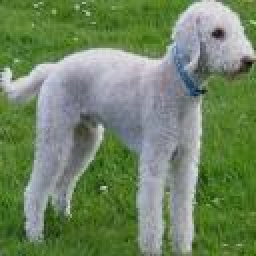
#> input picture processed/n02093647-Bedlington_terrier/n02093647_1022.jpg, 128 x 128 px, found by its file name (shown 2 times larger); the run also reads 1 picture not shown here
$ jupyter execute --allow-errors Data_Mining_Programming_Assignment_1.ipynb
#> lines starting #> are read from the running program, lines starting #| are printed output that depends on the picture; long printed decimals are rounded
[cell 1]
from google.colab import drive
drive.mount('/content/drive')

[cell 2]
import os
import numpy as np
import pandas as pd
import warnings

from PIL import Image
from skimage.color import rgb2gray
import xml.etree.ElementTree as ET
from skimage import io, exposure, filters

import matplotlib.pyplot as plt

[cell 3]
warnings.filterwarnings("ignore")

## 2

[cell 4]
def angle(dx, dy):
    """Calculate the angles between horizontal and vertical operators."""
    return np.mod(np.arctan2(dy, dx), np.pi)

[cell 5]
image_dir = "/content/drive/MyDrive/DM1/Images"
annotation_dir = "/content/drive/MyDrive/DM1/Annotation"

[cell 6]
class_names = "Bedlington_terrier	bizan_hound	komondor flat-coated_retriever".split("\t")

[cell 7]
class_names

[cell 8]
class_paths = ['n02093647-Bedlington_terrier','n02091244-Ibizan_hound','n02105505-komondor','n02099267-flat-coated_retriever']

[cell 9]
new_dir = "/content/drive/MyDrive/DM1/processed"

[cell 10]
def resize_crop_image(image_path,image_filename,annotation_path,annotation_filename):
#> called with image_filename = 'n02093647_1022.jpg', annotation_filename = 'n02093647_1022.jpg'
  bnd_box = []
  im = Image.open(os.path.join(image_path,image_filename))
#> im is the input picture: PIL image 128x128 RGB; mean R, G, B 111.5, 132.9, 98.1
  annotation = ET.parse(os.path.join(annotation_path,annotation_filename))
  annotation_root = annotation.getroot()
  for child in annotation_root.findall('object')[0].findall('bndbox')[0]:
    bnd_box.append(int(child.text))
  im = im.crop(bnd_box)
  im = im.resize((128,128))
  return im
new_dir = "/content/drive/MyDrive/DM1/processed/"
if not os.path.exists(new_dir):
  os.mkdir(new_dir)
#> (the rest of this cell did not finish here and is left out)

## 2

[cell 11]
import random
import cv2 as cv

[cell 12]
processed_class = os.listdir("/content/drive/MyDrive/DM1/processed")
images_to_convert =[]
for class_ in processed_class:
  filenames =random.choices(os.listdir(os.path.join("/content/drive/MyDrive/DM1/processed",class_)),k=2)
  for filename in filenames:
    images_to_convert.append(os.path.join(class_,filename))
#> pass 3 of the loop `for class_ in processed_class:`:
fig, axes = plt.subplots(2,4, figsize=(20,10))
for ax,filename in zip(axes.flat,images_to_convert):
  img = cv.imread(os.path.join("/content/drive/MyDrive/DM1/processed",filename))
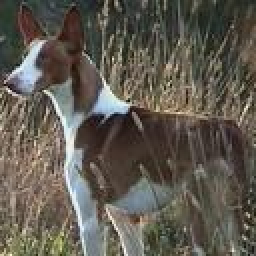
#> input picture processed/n02091244-Ibizan_hound/n02091244_100.jpg, 128 x 128 px, found by its file name (shown 2 times larger)
#> img is the input picture: shape (128, 128, 3); mean B, G, R 80.6, 90.5, 95.7
  gray_sacle = rgb2gray(img)
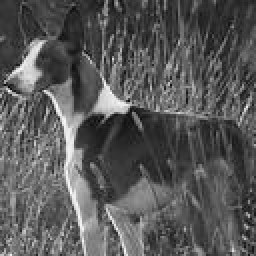
#> gray_sacle: shape (128, 128) float64 (shown 2 times larger); min 0.025, max 0.989, mean 0.348
#> pass 3 of the loop `for ax,filename in zip(axes.flat,images_to_convert):`:
#> `img = cv.imread(os.path.join("/content/drive/MyDrive/DM1/processed",fi..`:
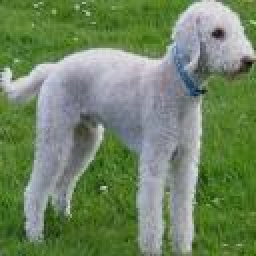
#> img: shape (128, 128, 3) (shown 2 times larger); mean B, G, R 98.1, 132.9, 111.5
#> the loop made 6 passes; the first 3 are shown
  ax.imshow(gray_sacle, cmap=plt.cm.gray)
  ax.set_title("GraySacle: " + filename.split("/")[0].split("-")[-1])
plt.show()
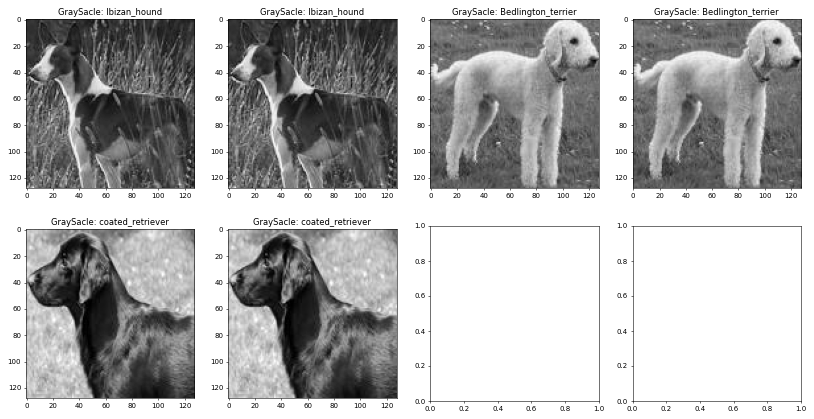
#> figure drawn by matplotlib, 6 panels

[cell 13]
processed_class = os.listdir("/content/drive/MyDrive/DM1/processed")
images_to_angle =[]
for class_ in processed_class:
  filenames =random.choices(os.listdir(os.path.join("/content/drive/MyDrive/DM1/processed",class_)),k=1)
  for filename in filenames:
    images_to_angle.append(os.path.join(class_,filename))
#> pass 3 of the loop `for class_ in processed_class:`:
def angle(dx, dy):
  """Calculate the angles between horizontal and vertical
  operators."""
  return np.mod(np.arctan2(dy, dx), np.pi)
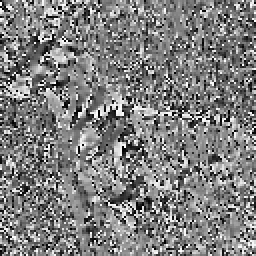
#> returned value: shape (128, 128) float64 (shown 2 times larger); min 0, max 3.14, mean 1.56; drawn with min black and max white
fig, axes = plt.subplots(4,2, figsize=(10,20))
ax=axes.flat
c =0
for i in range(len(images_to_angle)):
  img = cv.imread(os.path.join("/content/drive/MyDrive/DM1/processed",images_to_angle[i]))
  gray_sacle = rgb2gray(img)
  angle_sobel = angle(filters.sobel_h(gray_sacle),
  filters.sobel_v(gray_sacle))
  hist,bins = exposure.histogram(angle_sobel,nbins=36)
#> hist = 36 values, max 867 at index 19, min 256 at index 1, mean 455.1; bins = 36 values from 0.0436 to 3.1
#> pass 3 of the loop `for i in range(len(images_to_angle)):`:
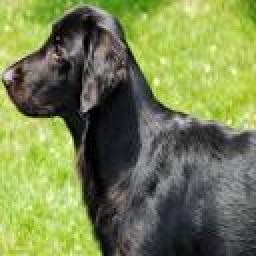
#> input picture processed/n02099267-flat-coated_retriever/n02099267_1018.jpg, 128 x 128 px, found by its file name (shown 2 times larger)
#> img is the input picture: shape (128, 128, 3); mean B, G, R 81, 131.5, 120.3
#> in angle (call 3), `return np.mod(np.arctan2(dy, dx), np.pi)`:
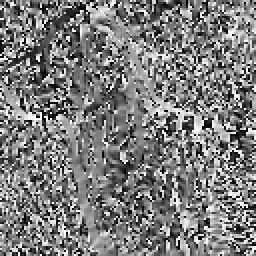
#> returned value: shape (128, 128) float64 (shown 2 times larger); min 0, max 3.14, mean 1.54; drawn with min black and max white
#> `hist,bins = exposure.histogram(angle_sobel,nbins=36)`: hist = 36 values, max 624 at index 18, min 333 at index 31, mean 455.1
  ax[c].imshow(gray_sacle, cmap=plt.cm.gray)
  ax[c+1].bar(bins,hist)
  ax[c].set_title("Grayscale: "+images_to_angle[i].split("/")
  [0].split("-")[-1])
  ax[c+1].set_title("Hist: "+images_to_angle[i].split("/")
  [0].split("-")[-1])
  c+=2
plt.show()
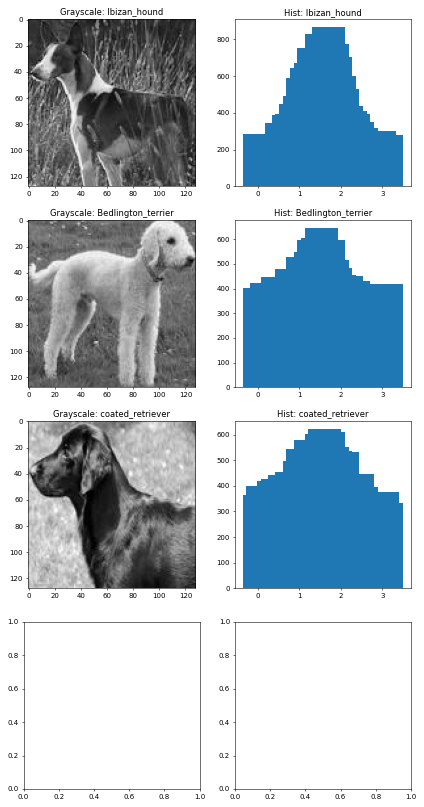
#> figure drawn by matplotlib, 6 panels; panel 2: tallest bar 867 high, from x = 1.3 to 2.1; panel 4: tallest bar 646 high, from x = 1.13 to 1.93; panel 6: tallest bar 624 high, from x = 1.21 to 2.01

#> (a cell that did not finish here is left out)

[cell 15]
processed_class = os.listdir("/content/drive/MyDrive/DM1/processed")
class_one_images =random.choices(os.listdir(os.path.join("/content/drive/MyDrive/DM1/processed",processed_class[0])),k=1)[0]
class_two_images =random.choices(os.listdir(os.path.join("/content/drive/MyDrive/DM1/processed",processed_class[-1])),k=1)[0]

temp_path = os.path.join("/content/drive/MyDrive/DM1/processed",processed_class[0])
img = cv.imread(os.path.join(temp_path,class_one_images))
gray_sacle = rgb2gray(img)
angle_sobel = angle(filters.sobel_h(gray_sacle),
filters.sobel_v(gray_sacle))
hist,bins = exposure.histogram(angle_sobel,nbins=36)
#> hist = 36 values, max 867 at index 19, min 256 at index 1, mean 455.1
class_one_hist = (hist,bins)

temp_path = os.path.join("/content/drive/MyDrive/DM1/processed",processed_class[-1])
img = cv.imread(os.path.join(temp_path,class_two_images))
gray_sacle = rgb2gray(img)
angle_sobel = angle(filters.sobel_h(gray_sacle),
filters.sobel_v(gray_sacle))
hist,bins = exposure.histogram(angle_sobel,nbins=36)
#> hist = 36 values, max 624 at index 18, min 333 at index 31, mean 455.1
class_two_hist = (hist,bins)

def euclidean_distance(x,y):
  return np.sqrt(np.sum((x-y)**2))
def manhattan_distance(x,y):
  return np.sum(abs(x-y))
def cosine_distance(x,y):
  return np.sum(x+y)/(np.sqrt(np.sum(x**2))*np.sqrt(np.sum(y**2)))

print("Euclidean Distannce diffrent class:",euclidean_distance(class_one_hist[0][1],class_two_hist[0][1]))
#| Euclidean Distannce diffrent class: 145.0
print("Manhattan distance diffrent class :",manhattan_distance(class_one_hist[0][1],class_two_hist[0][1]))
#| Manhattan distance diffrent class : 145
print("Cosine distance different class:",cosine_distance(class_one_hist[0][1],class_two_hist[0][1]))
#| Cosine distance different class: 0.0064

[cell 16]
from skimage.feature import hog
image = cv.imread("/content/drive/MyDrive/DM1/processed/n02099267-flat-coated_retriever/n02099267_1018.jpg")
fd, hog_image = hog(image, orientations=8, pixels_per_cell=(16, 16),cells_per_block=(1, 1), visualize=True,channel_axis=-1)
#> fd = 512 values, max 0.536 at index 216, min 0.0363 at index 275, mean 0.344
fig, (ax1, ax2) = plt.subplots(1, 2, figsize=(8, 4), sharex=True,sharey=True)
ax1.axis('off')
ax1.imshow(image, cmap=plt.cm.gray)
ax1.set_title('Input image')
# Rescale histogram for better display
hog_image_rescaled = exposure.rescale_intensity(hog_image,in_range=(0, 10))
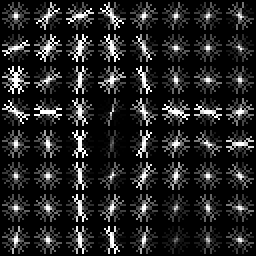
#> hog_image_rescaled: shape (128, 128) float64 (shown 2 times larger); min 0, max 1, mean 0.139
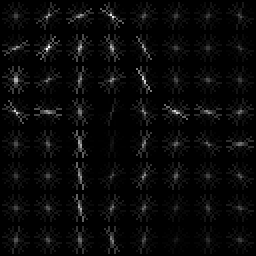
#> hog_image: shape (128, 128) float64 (shown 2 times larger); min 0, max 45.16, mean 1.6; drawn with min black and max white
ax2.axis('off')
ax2.imshow(hog_image_rescaled, cmap=plt.cm.gray)

ax2.set_title('Histogram of Oriented Gradients')
plt.show()
#> figure, not shown here; B, G, R data is drawn as R, G, B

[cell 17]
processed_class = os.listdir("/content/drive/MyDrive/DM1/processed")
import pandas as pd
columns=[i for i in range(36)] + ["label"]
df = pd.DataFrame(columns=columns)
for class_ in processed_class:
  class_path = os.path.join("/content/drive/MyDrive/DM1/processed",class_)
  for filename in os.listdir(class_path):
    img = cv.imread(os.path.join(class_path,filename))
    gray_sacle = rgb2gray(img)
    angle_sobel = angle(filters.sobel_h(gray_sacle),
    filters.sobel_v(gray_sacle))
    hist,bins = exposure.histogram(angle_sobel,nbins=36)
#> hist = 36 values, max 867 at index 19, min 256 at index 1, mean 455.1
#> pass 3 of the loop `for class_ in processed_class:`:
#> `hist,bins = exposure.histogram(angle_sobel,nbins=36)`: hist = 36 values, max 624 at index 18, min 333 at index 31, mean 455.1
    df.loc[len(df)] = list(hist)+[class_.split("-")[-1]]

X_train = np.array(df[df.columns[:-1]])
from sklearn.decomposition import PCA
pca = PCA(n_components=2)
data_pca = pca.fit_transform(X_train)
df_pca = pd.DataFrame(data_pca)
df_pca['label'] = df['label']
import seaborn as sns
sns.scatterplot(x=df_pca[0],y=df_pca[1],hue=df_pca['label'])
plt.xlabel("component 1")
plt.ylabel("component 2")
plt.legend(loc='center left', bbox_to_anchor=(1, 0.5))
plt.show()
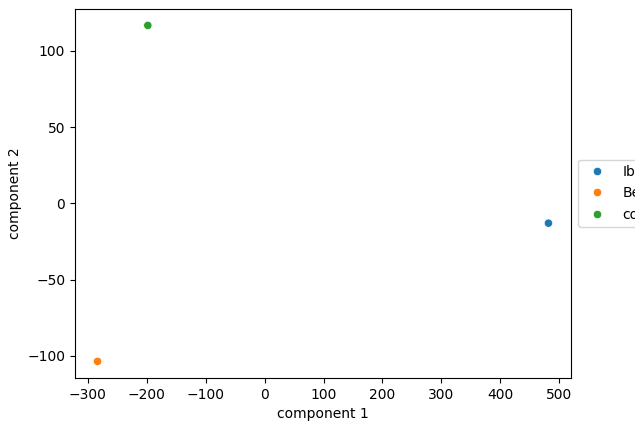
#> figure drawn by matplotlib, 1 panel
